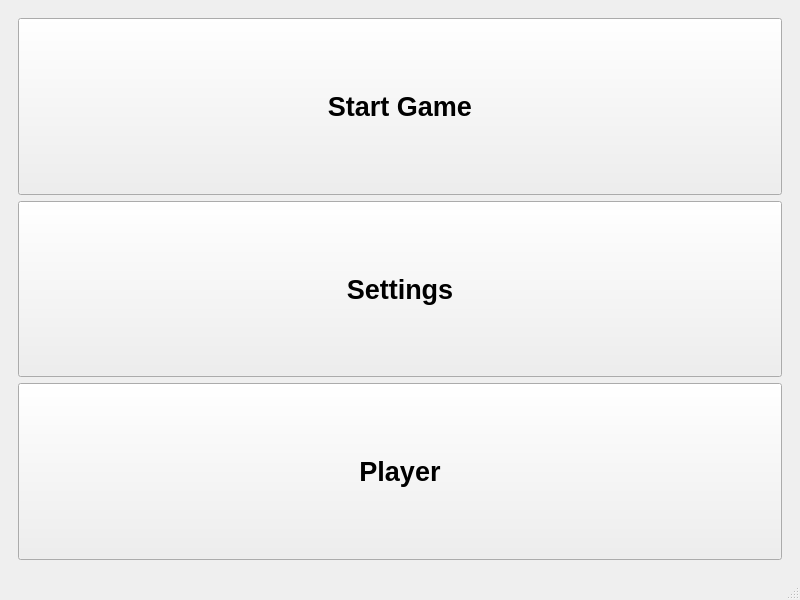
<?xml version="1.0" encoding="UTF-8"?>
<ui version="4.0">
 <class>MainWindow</class>
 <widget class="QMainWindow" name="MainWindow">
  <property name="geometry">
   <rect>
    <x>0</x>
    <y>0</y>
    <width>800</width>
    <height>600</height>
   </rect>
  </property>
  <property name="windowTitle">
   <string>MatrixGame</string>
  </property>
  <widget class="QWidget" name="centralwidget">
   <layout class="QGridLayout" name="gridLayout_2">
    <item row="0" column="0">
     <widget class="QStackedWidget" name="stackedWidget">
      <property name="currentIndex">
       <number>0</number>
      </property>
      <widget class="QWidget" name="menuPage">
       <layout class="QGridLayout" name="gridLayout">
        <item row="1" column="0">
         <widget class="QPushButton" name="settingsButton">
          <property name="sizePolicy">
           <sizepolicy hsizetype="Expanding" vsizetype="Expanding">
            <horstretch>0</horstretch>
            <verstretch>0</verstretch>
           </sizepolicy>
          </property>
          <property name="font">
           <font>
            <pointsize>20</pointsize>
            <bold>true</bold>
           </font>
          </property>
          <property name="text">
           <string>Settings</string>
          </property>
         </widget>
        </item>
        <item row="0" column="0">
         <widget class="QPushButton" name="startButton">
          <property name="sizePolicy">
           <sizepolicy hsizetype="Expanding" vsizetype="Expanding">
            <horstretch>0</horstretch>
            <verstretch>0</verstretch>
           </sizepolicy>
          </property>
          <property name="font">
           <font>
            <pointsize>20</pointsize>
            <bold>true</bold>
            <underline>false</underline>
            <kerning>true</kerning>
           </font>
          </property>
          <property name="text">
           <string>Start Game</string>
          </property>
         </widget>
        </item>
        <item row="2" column="0">
         <widget class="QPushButton" name="playerButton">
          <property name="sizePolicy">
           <sizepolicy hsizetype="Expanding" vsizetype="Expanding">
            <horstretch>0</horstretch>
            <verstretch>0</verstretch>
           </sizepolicy>
          </property>
          <property name="font">
           <font>
            <pointsize>20</pointsize>
            <bold>true</bold>
           </font>
          </property>
          <property name="text">
           <string>Player</string>
          </property>
         </widget>
        </item>
       </layout>
      </widget>
      <widget class="QWidget" name="gamePage">
       <layout class="QGridLayout" name="gridLayout_4">
        <item row="0" column="0">
         <layout class="QGridLayout" name="gridLayout_3">
          <item row="0" column="0">
           <widget class="QPushButton" name="pushButton">
            <property name="font">
             <font>
              <bold>true</bold>
             </font>
            </property>
            <property name="text">
             <string>Back</string>
            </property>
           </widget>
          </item>
          <item row="0" column="1">
           <widget class="QLineEdit" name="output"/>
          </item>
          <item row="0" column="2">
           <widget class="QLabel" name="label">
            <property name="text">
             <string>Attempts: </string>
            </property>
           </widget>
          </item>
          <item row="0" column="3">
           <widget class="QLineEdit" name="output_attempts">
            <property name="text">
             <string>Tap on cells!</string>
            </property>
           </widget>
          </item>
         </layout>
        </item>
        <item row="1" column="0">
         <layout class="QGridLayout" name="gridLayout_5"/>
        </item>
       </layout>
      </widget>
     </widget>
    </item>
   </layout>
  </widget>
  <widget class="QMenuBar" name="menubar">
   <property name="geometry">
    <rect>
     <x>0</x>
     <y>0</y>
     <width>800</width>
     <height>21</height>
    </rect>
   </property>
  </widget>
  <widget class="QStatusBar" name="statusbar"/>
 </widget>
 <resources/>
 <connections/>
</ui>
